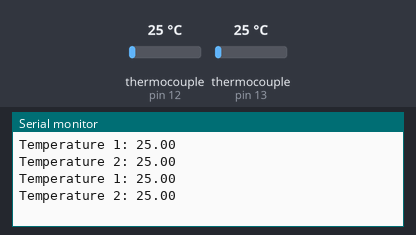
Bench run of a sketch on a simulated Arduino Mega 2560, built with avr-gcc and run on an emulated ATmega2560. Parts: the last lines printed to the serial monitor. The test bench sets the inputs (shaded band); at power-on: thermocouple (sensors on pin 12, pin 13) 25 °C.

Above: at 2.2 s.
2.3 s: thermocouple (sensor on pin 12) set to 6 °C
At 3.6 s:
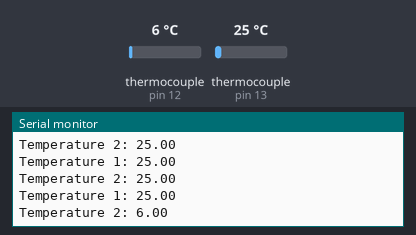
3.8 s: thermocouple (sensor on pin 13) set to 6 °C
At 4.8 s:
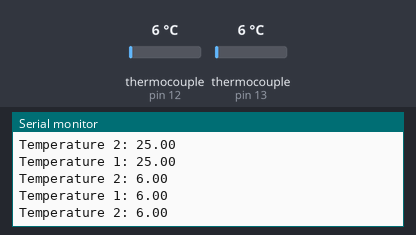
5.3 s: thermocouple (sensor on pin 12) set to 75 °C
At 6.6 s:
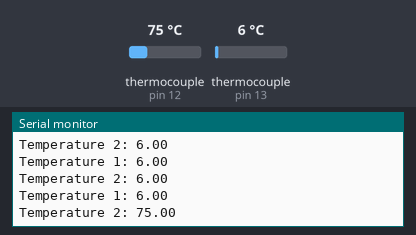
6.8 s: thermocouple (sensor on pin 13) set to 75 °C
At 7.8 s:
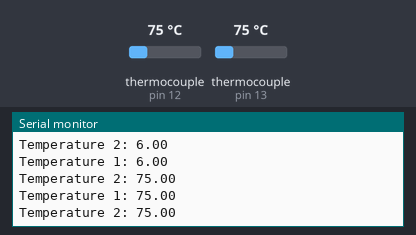
Timing chart, 0 to 9.3 s (numbered marks = the images above; inputs shaded):
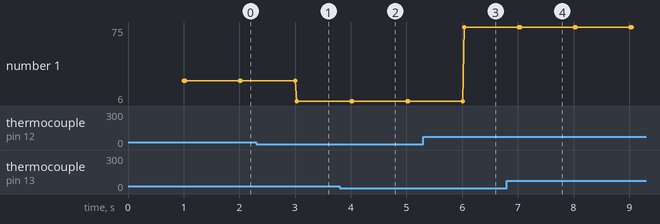

The sketch:

two_thermocouples.ino
```cpp
#include "max6675.h"

int sckPin = 52;
int soPin = 50;
int cs1Pin = 13;
int cs2Pin = 12;

MAX6675 thermocouple1(sckPin, cs1Pin, soPin);
MAX6675 thermocouple2(sckPin, cs2Pin, soPin);

void setup() {
  Serial.begin(9600);
  delay(1000);
}

void loop() {
  float temperature1 = thermocouple1.readCelsius();
  float temperature2 = thermocouple2.readCelsius();
  Serial.print("Temperature 1: ");
  Serial.println(temperature1);
  Serial.print("Temperature 2: ");
  Serial.println(temperature2);
  delay(1000);
}
```

Measured:
- after the input at 2.3 s, the serial monitor: prints a new line after 0.73 s (image 1)
- after the input at 3.8 s, the serial monitor: prints a new line after 0.21 s (image 2)
- after the input at 5.3 s, the serial monitor: prints a new line after 0.73 s (image 3)
- after the input at 6.8 s, the serial monitor: prints a new line after 0.22 s (image 4)
- plotted number 1: 25 → 6 after the input at 2.3 s, 6 → 75 after the input at 5.3 s
